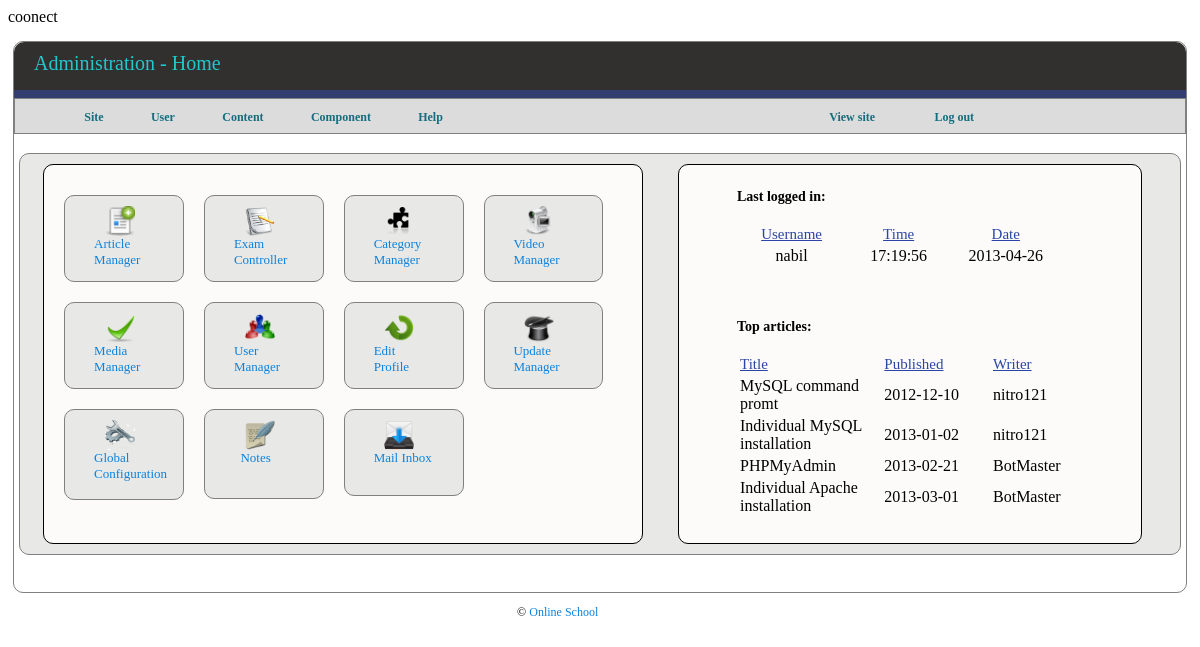
The page /admin/index.php (signed in) on the database its author committed.
### tables this page shows
CREATE TABLE IF NOT EXISTS `tuto` (
  `Subcategory_id` varchar(255) NOT NULL,
  `Tuto_id` varchar(255) NOT NULL,
  `Tuto_title` text NOT NULL,
  `Writer` text NOT NULL,
  `Tuto_desc` text NOT NULL,
  `date` date NOT NULL,
  PRIMARY KEY (`Tuto_id`)
);

### admin/index.php (the view, shortened to what this page needs)
<?php
$admin = preg_replace('#[^0-9A-Za-z]#i','',$_SESSION["admin"]);
$password = preg_replace('#[^0-9A-Za-z]#i','',$_SESSION["password"]);
$sql = mysql_query("SELECT * FROM admin WHERE username= '".$admin."' AND password= '".$password."'");
while($row = mysql_fetch_array($sql)) {
    $user = $row['username'];
	$date = $row["last_log_date"];
	$time = $row["time"];
	}
?>
<?php
$userList = "";
$userList .= "<tr class='info'>
			<td width='30%' align='center'>$user</td>
			<td width='30%' align='center'>$time</td>
			<td width='30%' align='center'>$date</td>
		</tr>";
?>
<?php
$articleList = "";
$POSTsql = mysql_query("SELECT * FROM `tuto` ORDER BY `date` LIMIT 4");
	while($row = mysql_fetch_array($POSTsql)){
	$title = $row["Tuto_desc"];
	$date = $row["date"];
	$writer = $row["Writer"];
$articleList .= "<tr class='info'>
			<td width='40%'>$title</td>
			<td width='20%'>$date</td>
			<td width='30%'>$writer</td>
		</tr>";
	}
?>
<!doctype html>
<html>
	<head>
		<link href="style/css/index.css" rel="stylesheet "/>
	</head>
	<body>
	<?php
		include "sub_index.php";
	?>
	<div class="control_center">
	<div class="control_center_boxes">
		<div class="AddArticleBox">
			<img class="control_center_ico" src="style/img/article_add.png">
			<br/><a href="article.php">Article Manager</a>
		</div>
		<div class="ArticleManagerBox">
			<img class="control_center_ico" src="style/img/exam.png">
			<br/><a href="exam.php">Exam Controller</a>
		</div>
		<div class="CategoryBox">
			<img class="control_center_ico" src="style/img/category.png">
			<br/><a href="category.php">Category Manager</a>
		</div>
		<div class="VideoManagerBox">
			<img class="control_center_ico" src="style/img/videoManager.png">
			<br/><a href="video.php">Video Manager</a>
		</div>
		<div class="MediaManagerBox">
			<img class="control_center_ico" src="style/img/mediaManager.png">
			<br/><a href="media.php">Media Manager</a>
		</div>
		<div class="UserManagerBox">
			<img class="control_center_ico" src="style/img/UserManager.png">
			<br/><a href="user_profile.php">User Manager</a>
		</div>
		<div class="EditProfileBox">
			<img class="control_center_ico" src="style/img/editProfile.png">
			<br/><a href="profile.php">Edit Profile</a>
		</div>
		<div class="UpdateManagerBox">
			<img class="control_center_ico" src="style/img/updateManager.png">
			<br/><a href="#">Update Manager</a>
		</div>
		<div class="GlobalConfigurationBox">
			<img class="control_center_ico" src="style/img/GlobalConfig.png">
			<br/><a href="#">Global Configuration</a>
		</div>
		<div class="NoteBox">
			<img class="control_center_ico" src="style/img/notes.png">
			<br/>&nbsp;&nbsp;<a href="#">Notes</a>
		</div>
		<div class="MailInbox">
			<img class="control_center_ico" src="style/img/mailInbox.png">
			<br/><a href="#">Mail Inbox</a>
		</div>
	</div>
	<div class="control_center_board">
		<div class="user_info">
			<h4>Last logged in:</h4>
			<table width="80%" border="0">
			<tr class="title">
				<td width='30%' align='center'> Username </td>
				<td width='30%' align='center'> Time </td>
				<td width='30%' align='center'> Date </td>
			</tr>
			<?php
				echo $userList;
			?>
		</table><br/><br/>
		<h4>Top articles:</h4>
			<table width="90%" border="0">
			<tr class="title">
				<td width='30%'> Title </td>
				<td width='30%'> Published </td>
				<td width='30%'> Writer </td>
			</tr>
			<?php
				echo $articleList;
			?>
		</table>
		</div>
	</div>
	</div>
	</div>
	<p class="bottomText">&#169;&nbsp;<a href="http://localhost/OnlineSchool/">Online School</a></p>
	</body>
</html>

### admin/style/css/index.css (style rules this page uses)
a:link { color: #0d82dd; text-decoration:none; }
.bottomText { margin-left: 43%; font-size: 12px; }
.control_center { border: 1px solid GREY; border-radius: 10px; background-color: #e8e8e6; margin-top: 55px; margin-left: 5px; width: 99%; min-width: 1100px; min-height: 400px; }
.control_center_boxes { border: 1px solid black; border-radius: 10px; margin-top: 10px; margin-left: 2%; width: 600px; min-width: 600px; min-height: 380px; padding-top: 30px; padding-left: 20px; float: left; font-size: 13px; text-decoration: none; background-color: #fdfafa; -moz-box-sizing: border-box; -webkit-box-sizing: border-box; box-sizing: border-box; }
.control_center_ico { padding-left: 18%; padding-top: 10px; width: 30px; height: 30px; }
.AddArticleBox { border: 1px solid GREY; border-radius: 10px; background-color: #e8e8e6; width: 60px; height: 50px; min-width: 60px; min-height: 75px; padding-left: 5%; padding-right: 5%; padding-bottom: 10px; float:left; }
.ArticleManagerBox { border: 1px solid GREY; border-radius: 10px; background-color: #e8e8e6; width: 60px; height: 50px; min-width: 60px; min-height: 75px; padding-left: 5%; padding-right: 5%; padding-bottom: 10px; margin-left: 20px; float:left; }
.CategoryBox { border: 1px solid GREY; border-radius: 10px; background-color: #e8e8e6; width: 60px; height: 50px; min-width: 60px; min-height: 75px; padding-left: 5%; padding-right: 5%; padding-bottom: 10px; margin-left: 20px; float:left; }
.VideoManagerBox { border: 1px solid GREY; border-radius: 10px; background-color: #e8e8e6; width: 60px; height: 50px; min-width: 60px; min-height: 75px; padding-left: 5%; padding-right: 5%; padding-bottom: 10px; margin-left: 20px; float:left; }
.MediaManagerBox { border: 1px solid GREY; border-radius: 10px; background-color: #e8e8e6; width: 60px; height: 50px; min-width: 60px; min-height: 75px; padding-left: 5%; padding-right: 5%; padding-bottom: 10px; margin-top: 20px; float:left; }
.UserManagerBox { border: 1px solid GREY; border-radius: 10px; background-color: #e8e8e6; width: 60px; height: 50px; min-width: 60px; min-height: 75px; padding-left: 5%; padding-right: 5%; padding-bottom: 10px; margin-top: 20px; margin-left: 20px; float:left; }
.EditProfileBox { border: 1px solid GREY; border-radius: 10px; background-color: #e8e8e6; width: 60px; height: 50px; min-width: 60px; min-height: 75px; padding-left: 5%; padding-right: 5%; padding-bottom: 10px; margin-top: 20px; margin-left: 20px; float:left; }
.UpdateManagerBox { border: 1px solid GREY; border-radius: 10px; background-color: #e8e8e6; width: 60px; height: 50px; min-width: 60px; min-height: 75px; padding-left: 5%; padding-right: 5%; padding-bottom: 10px; margin-top: 20px; margin-left: 20px; float:left; }
.GlobalConfigurationBox { border: 1px solid GREY; border-radius: 10px; background-color: #e8e8e6; width: 60px; height: 50px; min-width: 60px; min-height: 79px; padding-left: 5%; padding-right: 5%; padding-bottom: 10px; margin-top: 20px; float:left; }
.NoteBox { border: 1px solid GREY; border-radius: 10px; background-color: #e8e8e6; width: 60px; height: 50px; min-width: 60px; min-height: 78px; padding-left: 5%; padding-right: 5%; padding-bottom: 10px; margin-top: 20px; margin-left: 20px; float:left; }
.MailInbox { border: 1px solid GREY; border-radius: 10px; background-color: #e8e8e6; width: 60px; height: 50px; min-width: 60px; min-height: 75px; padding-left: 5%; padding-right: 5%; padding-bottom: 10px; margin-top: 20px; margin-left: 20px; float:left; }
.control_center_board { border: 1px solid black; border-radius: 10px; margin-top: 10px; margin-left: 3%; width: 40%; min-width: 200px; min-height: 380px; padding-top: 5px; padding-left: 5%; float: left; font-size: 14px; text-decoration: none; background-color: #fdfafa; -moz-box-sizing: border-box; -webkit-box-sizing: border-box; box-sizing: border-box; }
.title { color: #2b45a7; font-size: 15px; text-decoration: underline; }

### rows shown on the page
tuto: Tuto_desc "MySQL command promt", date "2012-12-10", Writer "nitro121"
tuto: Tuto_desc "Individual MySQL installation", date "2013-01-02", Writer "nitro121"
tuto: Tuto_desc "PHPMyAdmin", date "2013-02-21", Writer "BotMaster"
tuto: Tuto_desc "Individual Apache installation", date "2013-03-01", Writer "BotMaster"

### other values the page prints
$title "Home"
$user "nabil"
$time "17:19:56"
$date "2013-04-26"
